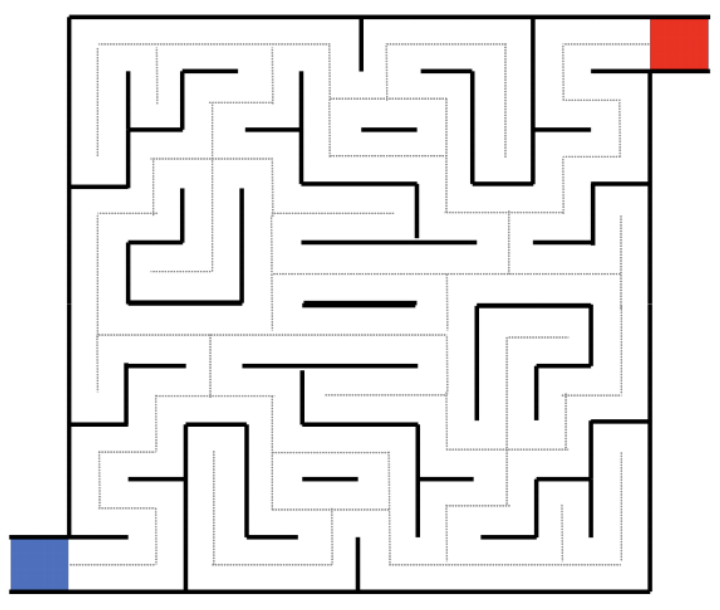
#> input picture read-map/image.png, 720 x 610 px
$ python main.py
#> lines starting #> are read from the running program, lines starting #| are printed output that depends on the picture; after the words box and inside, x2 and y2 are one past the last pixel; in counts of white or black regions, pixels touching at a corner belong together
#> further down, img is the input picture: shape (610, 720, 3); mean B, G, R 234, 233.6, 234.6
### read-map/color_detect.py
import cv2
import numpy as np


def get_rect_by_threshold(img, b_min, b_max):
    # 转换至Lab颜色空间
#> called with b_min = 0, b_max = 100
    lab = cv2.cvtColor(img, cv2.COLOR_BGR2LAB)
#> lab: shape (610, 720, 3); mean of channels 0, 1, 2 234.7, 128.5, 128.1

    # 分离通道
    l_channel, a_channel, b_channel = cv2.split(lab)
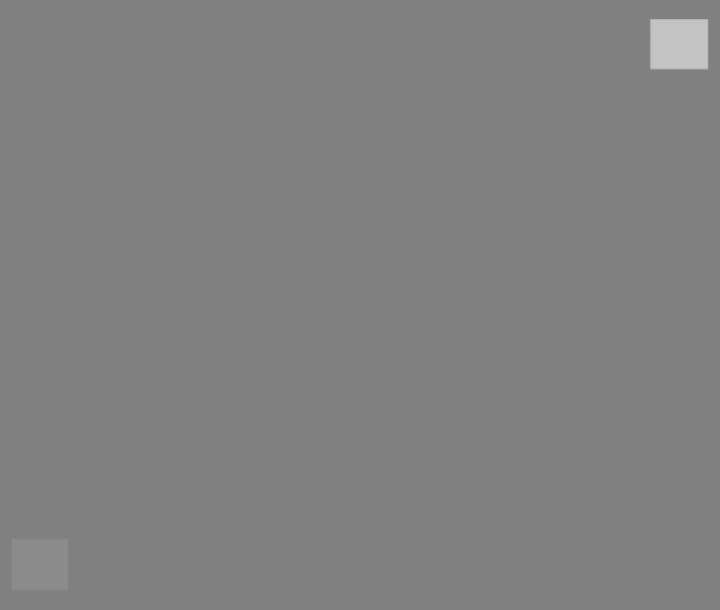
#> a_channel: shape (610, 720); min 127, max 195, mean 128.5

    # red:  b: [180, 255]
    # blue: b: [0, 110]

    # 定义阈值范围
    l_min, l_max = 0, 255
    a_min, a_max = 0, 255
    b_min, b_max = b_min, b_max

    # 创建掩码
    mask = np.zeros_like(l_channel)
    mask[(l_channel >= l_min) & (l_channel <= l_max) &
         (a_channel >= a_min) & (a_channel <= a_max) &
         (b_channel >= b_min) & (b_channel <= b_max)] = 255

    # 获取轮廓
    contours, _ = cv2.findContours(mask, cv2.RETR_EXTERNAL, cv2.CHAIN_APPROX_SIMPLE)

    # 获取边界
    rect = cv2.boundingRect(contours[0])

    return rect


def get_map_edge(img):
    blue = get_rect_by_threshold(img, 0, 100)
#> blue = (11, 540, 57, 50)
    blue = (blue[0] + blue[2], blue[1] + blue[3])
#> blue = (68, 590)

    red = get_rect_by_threshold(img, 180, 255)
#> red = (652, 20, 55, 48)
    red = (red[0], red[1])
#> red = (652, 20)

    return blue, red

### read-map/line_detect.py
import cv2
import numpy as np


# [0][2]为x坐标
# [1][3]为y坐标
def get_line(img):
    # 转换为灰度图像
    gray = cv2.cvtColor(img, cv2.COLOR_BGR2GRAY)

    # 二值化处理
    _, binary = cv2.threshold(gray, 0, 255, cv2.THRESH_BINARY_INV+cv2.THRESH_OTSU)

    # 运行LSD算法
    lsd = cv2.createLineSegmentDetector(0)
    lines = lsd.detect(binary)[0]

    return lines


# [12 lines left out: function draw_lines, not called in this run]

### read-map/line_processor.py
import cv2


def drawCircle(img, x, y, cell_side_len):
    height, width = img.shape[:2]
    if x < 0 or x >= width or y < 0 or y >= height:
        return -1, -1
    x, y = int(x), int(y)
    cv2.circle(img, (x, y), 10, (255, 255, 0))

    x_index = x // cell_side_len
    y_index = y // cell_side_len

    cv2.imshow("ee", img)
    # cv2.waitKey(0)
    return x_index, y_index


def line_process(lines, maze_x_max, maze_y_max, img):
    cell_side_len = (maze_x_max + maze_y_max) / 2 / 10

    for line in lines:
        line = line[0]
        # 预处理，去除不符合要求的线段
        length_threshold = cell_side_len / 2
        if abs(line[0] - line[2]) + abs(line[1] - line[3]) < length_threshold:  # 长度过短
            continue
        # 这里还需要判断一下边界上的线段

        # 判断方向
        line_direction = False  # false为横向，true为纵向
        approximate = 5
        if abs(line[0] - line[2]) < approximate:    # x坐标大致一致，则为y方向，纵向
            line_direction = True
        elif abs(line[1] - line[3]) < approximate:
            line_direction = False
        else:
            continue    # x和y坐标差别都较大，不是迷宫墙壁，跳过

        if line_direction:  # 纵向，x几乎一致，有差距
            # 判断跨越了几个cell
            x1, y1, x2, y2 = map(int, line)
            cv2.line(img, (x1, y1), (x2, y2), (0, 0, 255), 2)

            line_len = abs(y2 - y1)
            num_of_cells = line_len / cell_side_len
            # print(num_of_cells)
            num_of_cells = round(num_of_cells)
            # print(num_of_cells)

            # show circle on the line
            for i in range(int(num_of_cells)):
                point_y = int(min(y2, y1) + cell_side_len / 2 + i * cell_side_len)
                output = [drawCircle(img, x1 - cell_side_len / 2, point_y, cell_side_len),
                          drawCircle(img, x1 + cell_side_len / 2, point_y, cell_side_len)]
                output = list(map(lambda x: (int(x[0]), int(x[1])), output))

                if (-1, -1) not in output:
                    for elem in output:
                        print(elem[0], elem[1], " ", end="")
                    print("")
        else:
            # 判断跨越了几个cell
            x1, y1, x2, y2 = map(int, line)
            cv2.line(img, (x1, y1), (x2, y2), (0, 0, 255), 2)

            line_len = abs(x2 - x1)
            num_of_cells = line_len / cell_side_len
            # print(num_of_cells)
            num_of_cells = round(num_of_cells)
            # print(num_of_cells)

            # show circle on the line
            for i in range(int(num_of_cells)):
                point_x = int(min(x2, x1) + cell_side_len / 2 + i * cell_side_len)
                output = [drawCircle(img, point_x, y1 - cell_side_len / 2, cell_side_len),
                          drawCircle(img, point_x, y1 + cell_side_len / 2, cell_side_len)]
                output = list(map(lambda x: (int(x[0]), int(x[1])), output))

                if (-1, -1) not in output:
                    for elem in output:
                        print(elem[0], elem[1], " ", end="")
                    print("")

### read-map/main.py
import cv2
import color_detect
import line_detect
import line_processor

line_thickness = 0

img = cv2.imread("image.png")

bottom_left, top_right = color_detect.get_map_edge(img)
#> bottom_left = (68, 590); top_right = (652, 20)

x1, y1 = bottom_left
#> x1 = 68; y1 = 590
x2, y2 = top_right
#> x2 = 652; y2 = 20
left, top = min(x1, x2) + line_thickness, min(y1, y2) + line_thickness
#> left = 68; top = 20
right, bottom = max(x1, x2) - line_thickness, max(y1, y2) - line_thickness
#> right = 652; bottom = 590

# 裁剪图像
img = img[top:bottom, left:right]
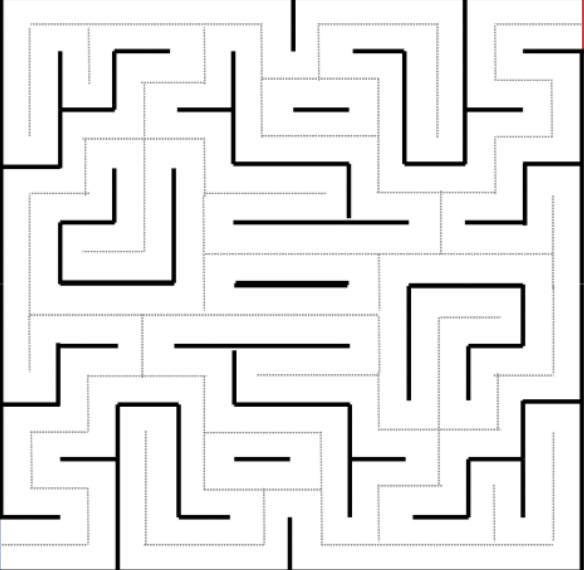
#> img: shape (570, 584, 3); mean B, G, R 234.8, 234.8, 234.8

lines = line_detect.get_line(img)
#> in get_line, `_, binary = cv2.threshold(gray, 0, 255, cv2.THRESH_BINARY_INV+cv2.THRE..`:
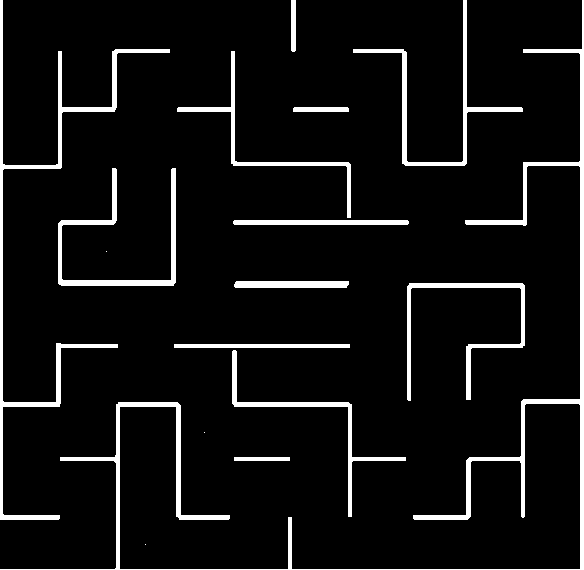
#> binary: shape (570, 584); 7% white; 16 white regions (3 under 20 px), largest, box (x1, y1, x2, y2) and area: (0, 0, 584, 570) 7471, (0, 0, 170, 520) 4120, (58, 168, 176, 286) 2021
#> in get_line, `lines = lsd.detect(binary)[0]`: lines = 133 rows, first 6: [54.38, 164.4, 4.37, 164.4], [524.4, 344.4, 524.4, 285.6], [524.4, 515.6, 524.4, 405.6], [579.4, 405.6, 579.4, 568.1], [234.4, 159.4, 234.4, 51.87], [579.4, 54.38, 579.4, 159.4]

# 显示原图和裁剪后的图像
cv2.imshow("Original Image", img)
cv2.waitKey(0)

height, width, channels = img.shape
#> height = 570; width = 584; channels = 3
line_processor.line_process(lines, width, height, img)
#> the loop in line_process, `for line in lines:` made 133 passes
#> (line, line_direction, x1, y1, x2, y2, line_len, num_of_cells) on passes 1 to 10: ([54.38, 164.4, 4.37, 164.4], False, 54, 164, 4, 164, 50, 1), ([524.4, 344.4, 524.4, 285.6], True, 524, 344, 524, 285, 59, 1), ([524.4, 515.6, 524.4, 405.6], True, 524, 515, 524, 405, 110, 2), ([579.4, 405.6, 579.4, 568.1], True, 579, 405, 579, 568, 163, 3), ([234.4, 159.4, 234.4, 51.87], True, 234, 159, 234, 51, 108, 2), ([579.4, 54.38, 579.4, 159.4], True, 579, 54, 579, 159, 105, 2), ([579.4, 166.9, 579.4, 396.9], True, 579, 166, 579, 396, 230, 4), ([110.6, 219.4, 61.87, 219.4], False, 110, 219, 61, 219, 49, 1), ([406.9, 219.4, 234.4, 219.4], False, 406, 219, 234, 219, 172, 3), ([521.9, 219.4, 465.6, 219.3], False, 521, 219, 465, 219, 56, 1)
#> (line, line_direction, x1, y1, x2, y2) on pass 23: ([295.4, 49.38, 295.4, 0.625], True, 295, 49, 295, 0)
#| 0 2  0 3
#| 8 5  9 5
#| 8 7  9 7
#| 8 8  9 8
#| 3 1  4 1
#| 3 2  4 2
#| 1 3  1 4
#| 4 3  4 4
#| 5 3  5 4
#| 6 3  6 4
#> (further printed lines are left out)
#> pass 1, in drawCircle (call 2), `cv2.imshow("ee", img)`:
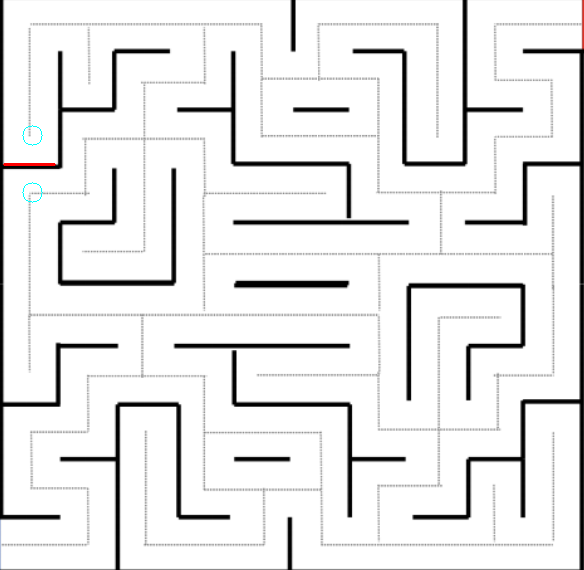
#> window 'ee': shape (570, 584, 3); mean B, G, R 234.7, 234.7, 234.8
#> pass 2, in drawCircle (call 4), `cv2.imshow("ee", img)`:
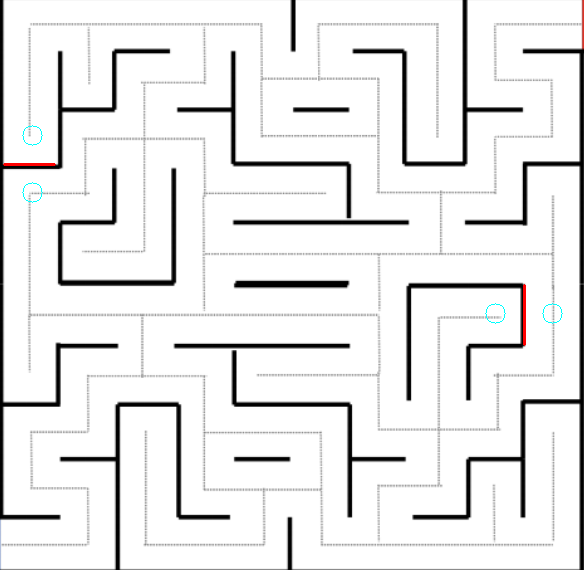
#> window 'ee': shape (570, 584, 3); mean B, G, R 234.7, 234.7, 234.8
#> after the loop in line_process, `for line in lines:`:
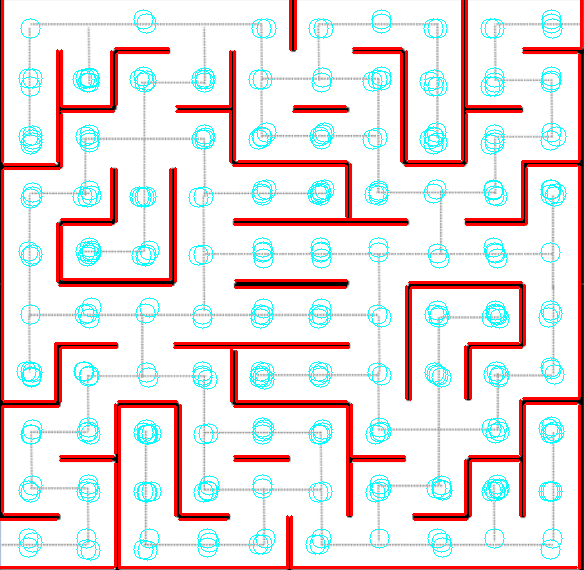
#> img: shape (570, 584, 3); 13.67% of pixels changed, all inside (x1, y1, x2, y2) = (0, 0, 583, 570)
